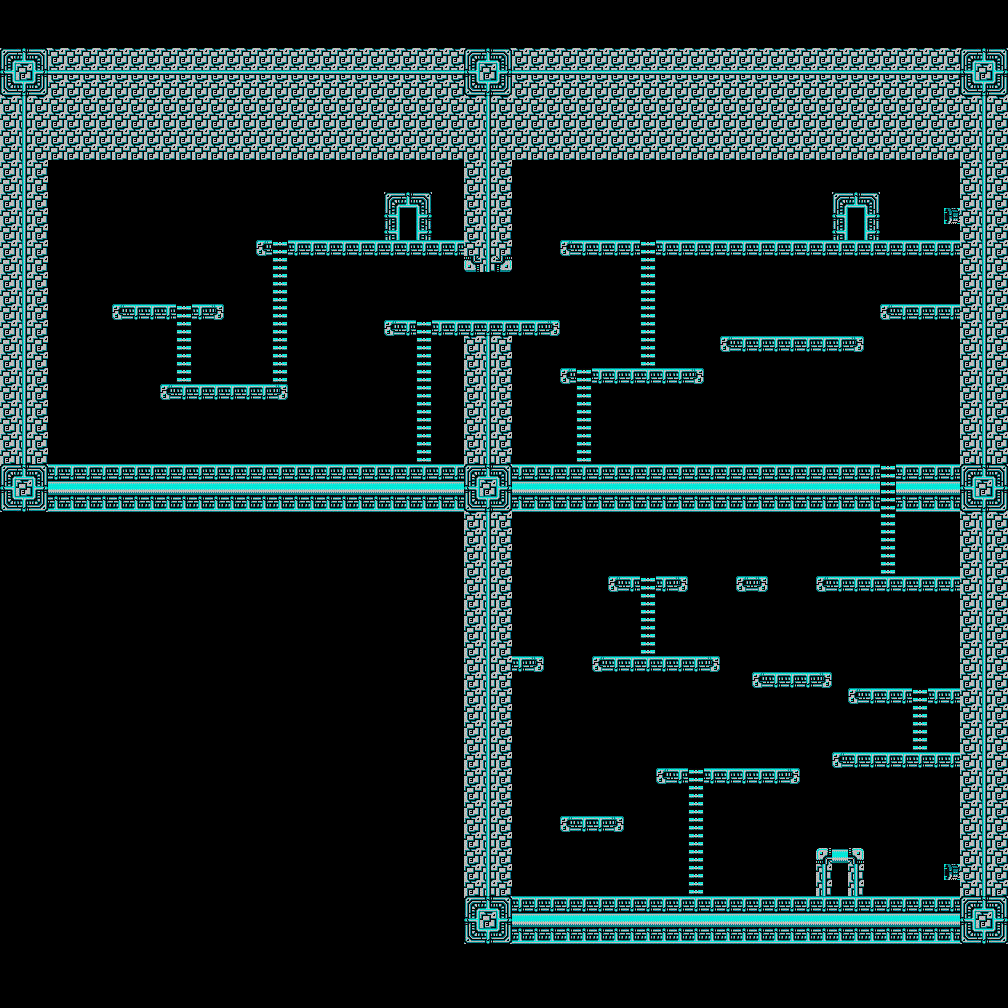

A level layout from a 2D game, rendered from its tile map. Below: a short description, then the map file with tile-grid data replaced by summaries:
An orthogonal 63x63 tile map with 16x16 px tiles, 1 tile layer (Capa de patrones 1).

<map version="1.4" tiledversion="1.4.3" orientation="orthogonal" renderorder="right-down" width="63" height="63" tilewidth="16" tileheight="16" infinite="0" nextlayerid="2" nextobjectid="1">
 <editorsettings>
  <export target="../../../../../Level1-4.csv" format="csv" />
 </editorsettings>
 <tileset firstgid="1" source="PatronesFinal.tsx" />
 <layer id="1" name="Capa de patrones 1" width="63" height="63">
  <data>[3969 cells, 3969 non-empty, 21 distinct tile ids]</data>
 </layer>
</map>
